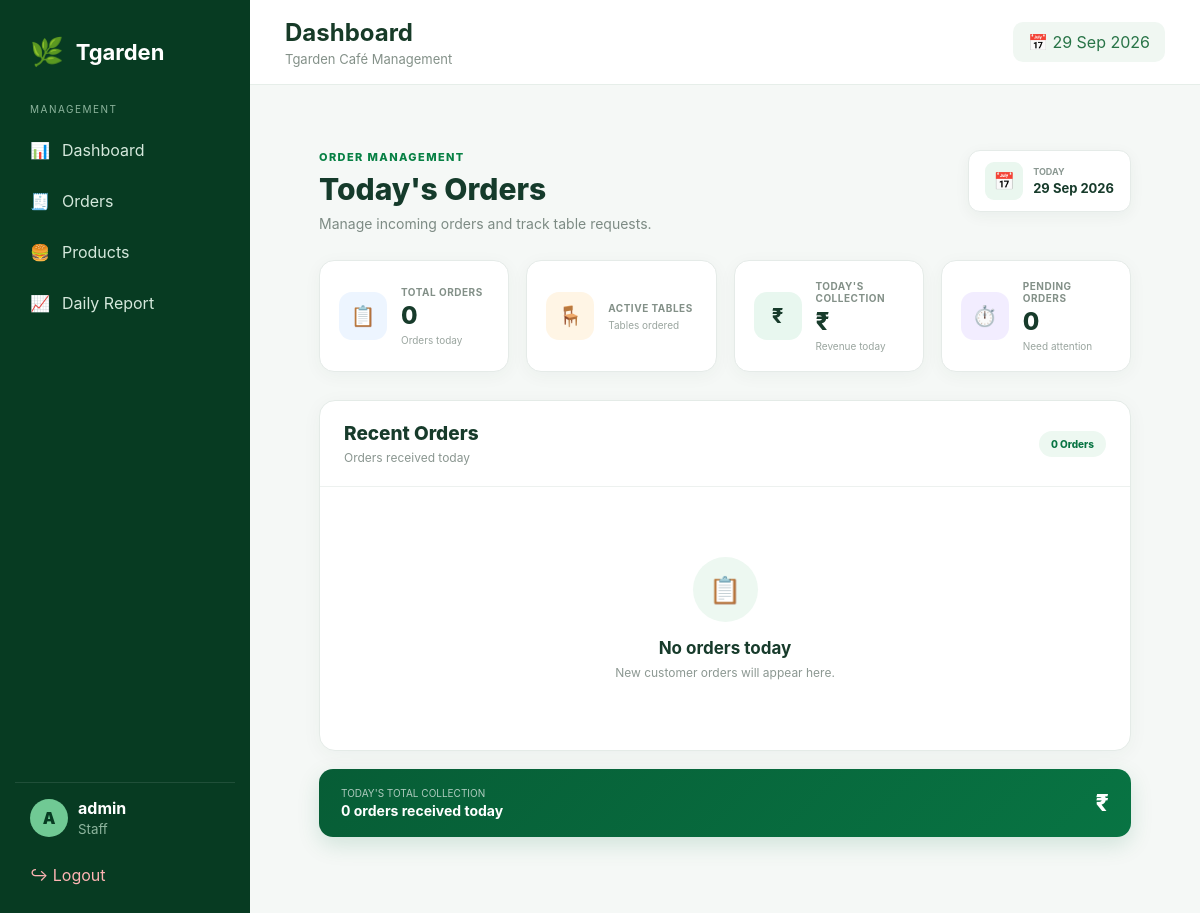
The app's page /staff/orders/ (signed in), older data.
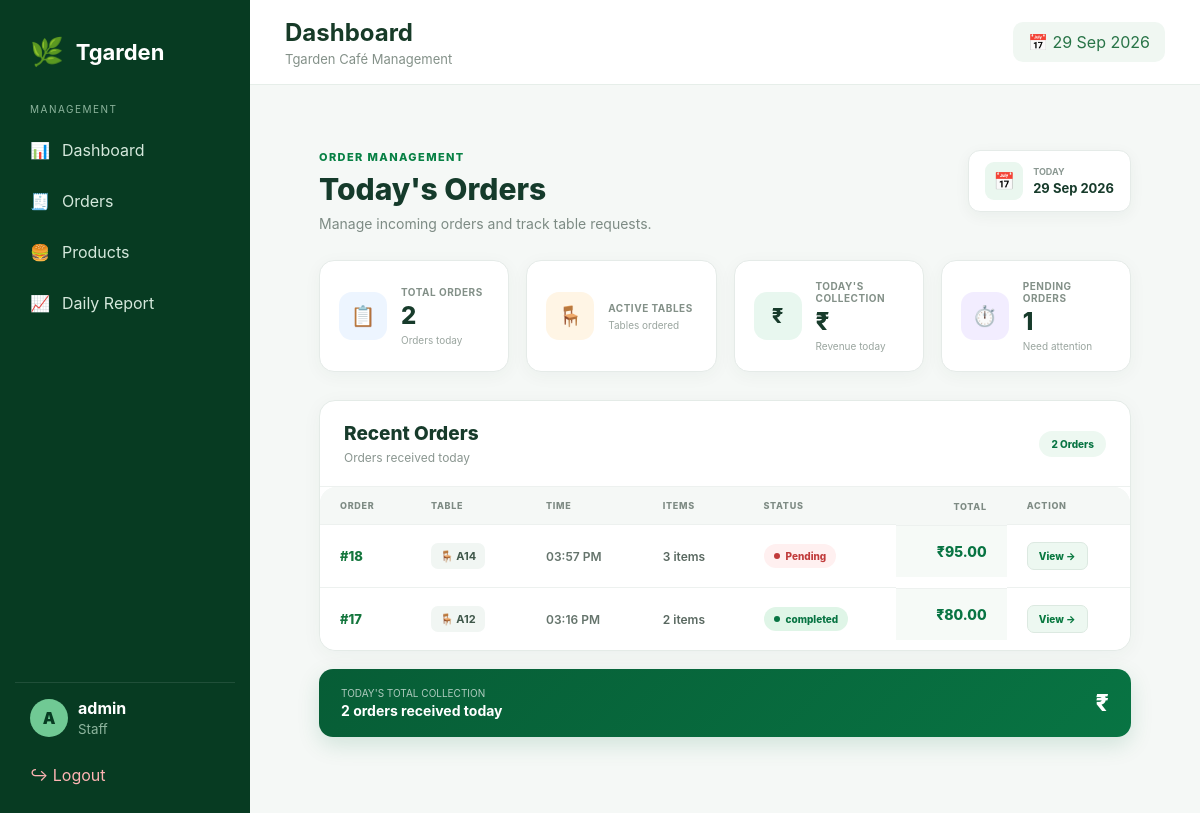
The same page, newer data.
### cafe/models.py (models this page shows, shortened)
class Order(models.Model):
    STATUS_CHOICES = [
        ("Pending", "Pending"),
        ("Preparing", "Preparing"),
        ("Ready", "Ready"),
        ("Completed", "Completed"),
        ("Cancelled", "Cancelled"),
    ]
    table_name = models.CharField(
        max_length=100
    )
    total_amount = models.DecimalField(
        max_digits=10,
        decimal_places=2,
        default=0
    )
    status = models.CharField(
        max_length=20,
        choices=STATUS_CHOICES,
        default="Pending"
    )
    created_at = models.DateTimeField(
        auto_now_add=True
    )
    class Meta:
        ordering = ["-created_at"]

### staff/views.py (the view)
@login_required(login_url="staff:login")
def orders(request):
    today = timezone.localdate()
    orders = (
        Order.objects
        .filter(created_at__date=today)
        .prefetch_related("items__product")
        .order_by("-created_at")
    )
    today_collection = (
        orders.aggregate(
            total=Sum("total_amount")
        )["total"] or 0
    )
    pending_orders = orders.filter(
        status__in=["Pending", "PENDING"]
    ).count()
    return render(
        request,
        "staff/orders.html",
        {
            "orders": orders,
            "today": today,
            "today_collection": today_collection,
            "pending_orders": pending_orders,
        }
    )

### staff/templates/staff/orders.html (shortened to what the changed rows need)
{% extends "staff/base.html" %}
{% block content %}
<div class="orders-page">
    <div class="orders-header">
        <div class="orders-heading">
            <h1>Today's Orders</h1>
        </div>
    </div>
    <div class="order-stat-grid">
        <div class="order-stat">
            <div class="stat-info">
                <label>Total Orders</label>
                <strong>
                    {{ orders|length }}
                </strong>
                <small>
                    Orders today
                </small>
            </div>
        </div>
        <div class="order-stat">
            <div class="stat-info">
                <label>Pending Orders</label>
                <strong>
                    {{ pending_orders }}
                </strong>
                <small>
                    Need attention
                </small>
            </div>
        </div>
    </div>
    <div class="orders-card">
        <div class="orders-card-header">
            <div class="orders-card-title">
                <h2>Recent Orders</h2>
                <p>
                </p>
            </div>
            <div class="order-count">
                {{ orders|length }}
                Order{{ orders|length|pluralize }}
            </div>
        </div>
        {% if orders %}
        <div class="orders-table-wrapper">
            <table class="orders-table">
                <thead>
                    <tr>
                        <th>Order</th>
                        <th>Table</th>
                        <th>Time</th>
                        <th>Items</th>
                        <th>Status</th>
                        <th style="text-align:right;">
                            Total
                        </th>
                        <th>
                            Action
                        </th>
                    </tr>
                </thead>
                <tbody>
                    {% for order in orders %}
                    <tr>
                        <td>
                            <a
                                href="{% url 'staff:order_detail' order.id %}"
                                class="order-number"
                            >
                                #{{ order.id }}
                            </a>
                        </td>
                        <td>
                            <span class="table-badge">
                                🪑
                                {{ order.table_name }}
                            </span>
                        </td>
                        <td>
                            <span class="order-time">
                                {{ order.created_at|date:"h:i A" }}
                            </span>
                        </td>
                        <td>
                            <span class="items-count">
                                {{ order.items.all|length }}
                                item{{ order.items.all|length|pluralize }}
                            </span>
                        </td>
                        <td>
                            <span
                                class="
                                    status
                                    status-{{ order.status|lower }}
                                "
                            >
                                {{ order.get_status_display }}
                            </span>
                        </td>
                        <td class="order-total">
                            ₹{{ order.total_amount|floatformat:2 }}
                        </td>
                        <td>
                            <a
                                href="{% url 'staff:order_detail' order.id %}"
                                class="view-order"
                            >
                                View →
                            </a>
                        </td>
                    </tr>
                    {% endfor %}
                </tbody>
            </table>
        </div>
        {% else %}
        <div class="orders-empty">
            <div class="empty-icon">
                📋
            </div>
            <h3>
                No orders today
            </h3>
            <p>
                New customer orders will appear here.
            </p>
        </div>
        {% endif %}
    </div>
    <div class="orders-summary">
        <div class="summary-left">
            <span>
                TODAY'S TOTAL COLLECTION
            </span>
            <strong>
                {{ orders|length }}
                order{{ orders|length|pluralize }}
                received today
            </strong>
        </div>
    </div>
</div>
{% endblock %}

Row changes from the older to the newer data that the page shows:
added Order: id "18", table_name "A14", created_at "03:57 PM", items.all|length "3", status "Pending", total_amount "95.00"
added Order: id "17", table_name "A12", created_at "03:16 PM", items.all|length "2", status "completed", total_amount "80.00"
Text that changed along with them:
{{ orders|length }}: "0" → "2"
{{ pending_orders }}: "0" → "1"
text no longer shown: "📋 No orders today New customer orders will appear here."
text now shown: "ORDER TABLE TIME ITEMS STATUS TOTAL ACTION"
